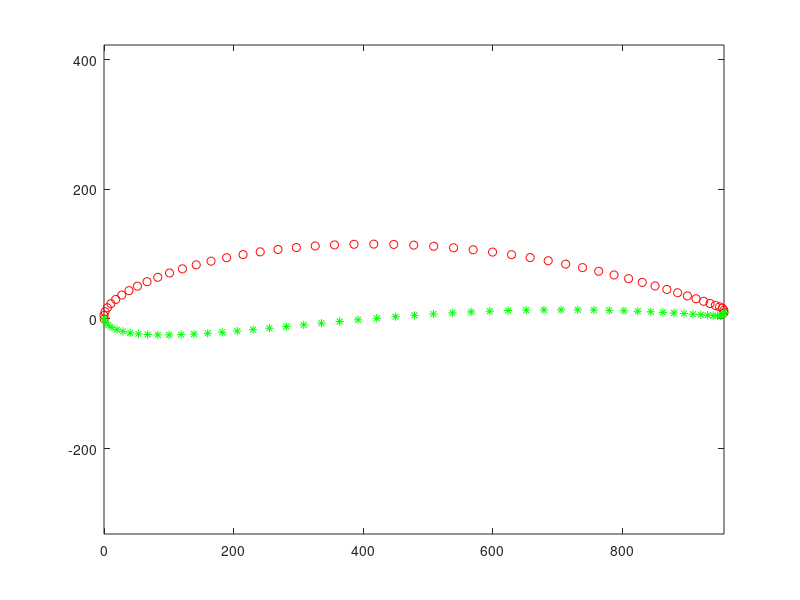

This figure's MATLAB source:
clear; clc

c = 1000;   % desired chord length
m = 0.06;   % maximum camber
p = 0.50;   % fraction of chord where the maximum camber is located
t = 0.12;   % fraction of chord for thickness
r = 0.95;   % fraction of chord that is kept. Anything after r*c is rounded.

numtotalpts = 101;  % must be odd number..
numpoints = (numtotalpts+1)/2;

% First part of the camber line. (x<=pc)
yc_1 = @(x) m*x/p^2 .* (2*p - x/c);
% Second part of the camber line. (x>pc)
yc_2 = @(x) m*(c-x)/(1-p)^2 .* (1 + x/c - 2*p);

% Derivative for angle calculation.
d_yc_1 = @(x) (2*m/p^2) * (p-x/c);
d_yc_2 = @(x) (2*m/(1-p)^2) * (p-x/c);

% Thickness profile. y_t is 0.5 the thickness of the airfoil. For a
% symmetrical airfoil +y_t is the upper part of the airfoil, and -y_t is
% the lower part of the airfoil.
y_t = @(x) 5*t*c * (0.2969*sqrt(x/c) + (-0.1260)*(x/c) + (-0.3516)*(x/c).^2 + 0.2843*(x/c).^3 + (-0.1036)*(x/c).^4);

% Grid. Using somewhat chebyshev nodes for best resolution at leading and
% trailing edges.
x = zeros(numpoints,1);
a = 0; b = r*c + y_t(r*c);
for k = 1:numpoints;
  x(k) = 0.5*(a+b) + 0.5*(b-a)*cos( (k-1)/(numpoints-1) * pi);
end

x_l = zeros(numpoints,1);
y_l = zeros(numpoints,1);
x_u = zeros(numpoints,1);
y_u = zeros(numpoints,1);
for i = 1:numpoints;
  if( 0.0 <= x(i) && x(i) <= p*c )
    % front of airfoil
    theta = atan(d_yc_1(x(i)));
    x_u(i) = x(i) - y_t(x(i)) * sin(theta);
    y_u(i) = yc_1(x(i)) + y_t(x(i)) * cos(theta);
    
    x_l(i) = x(i) + y_t(x(i)) * sin(theta);
    y_l(i) = yc_1(x(i)) - y_t(x(i)) * cos(theta);
  elseif ( p*c < x(i) && x(i) <= r*c )
    % rear of airfoil
    theta = atan(d_yc_2(x(i)));
    x_u(i) = x(i) - y_t(x(i)) * sin(theta);
    y_u(i) = yc_2(x(i)) + y_t(x(i)) * cos(theta);
    
    x_l(i) = x(i) + y_t(x(i)) * sin(theta);
    y_l(i) = yc_2(x(i)) - y_t(x(i)) * cos(theta);
  elseif ( r*c < x(i) && x(i) <= c )
    % rounded edge.
    theta = atan(d_yc_2(x(i)));
 
    rad = y_t(r*c);
    y_t_blend = @(x) sqrt( (rad)^2 - (x - r*c)^2 );
    
    x_u(i) = x(i) - y_t_blend(x(i)) * sin(theta);
    y_u(i) = yc_2(x(i)) + y_t_blend(x(i)) * cos(theta);
    
    x_l(i) = x(i) + y_t_blend(x(i)) * sin(theta);
    y_l(i) = yc_2(x(i)) - y_t_blend(x(i)) * cos(theta);
 end
end

% take the real part becuase there is a very small imaginary component on
% the trailing edge.
x_l = real(x_l);
y_l = real(y_l);
x_u = real(x_u);
y_u = real(y_u);

% %Verify that points match a the points provided on airfoiltools.com
%points = dlmread('NACA 6512.txt','\t',0,0);
%plot(points(:,1),points(:,2));
%axis equal;
%hold on;

% plot to verify that everything looks okay.
plot(x_u,y_u,'ro',x_l,y_l,'g*')
axis equal;

% put points into the airfoiltools.com format.
A = zeros( numtotalpts , 2 );
A(1:numpoints,1) = x_u;
A(1:numpoints,2) = y_u;

x_l = flipud(x_l);
y_l = flipud(y_l);
A(numpoints+1:numtotalpts,1) = x_l(2:numpoints);
A(numpoints+1:numtotalpts,2) = y_l(2:numpoints);

% write the files to a tab delimited file.
dlmwrite('NACA Airfoil Curve.txt',A,'\t');